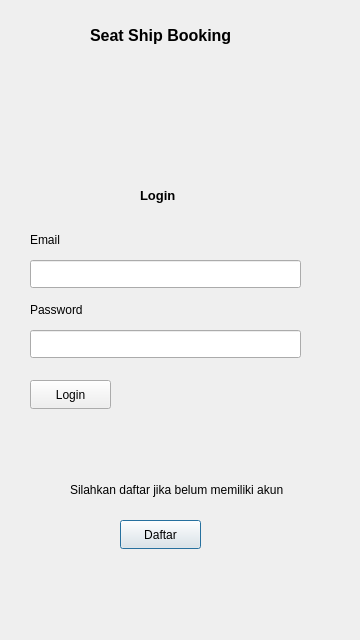
<?xml version="1.0" encoding="UTF-8"?>
<ui version="4.0">
 <class>login_penumpang</class>
 <widget class="QDialog" name="login_penumpang">
  <property name="geometry">
   <rect>
    <x>0</x>
    <y>0</y>
    <width>360</width>
    <height>640</height>
   </rect>
  </property>
  <property name="minimumSize">
   <size>
    <width>360</width>
    <height>640</height>
   </size>
  </property>
  <property name="maximumSize">
   <size>
    <width>360</width>
    <height>640</height>
   </size>
  </property>
  <property name="windowTitle">
   <string>Seat Ship Booking</string>
  </property>
  <property name="windowIcon">
   <iconset>
    <normaloff>../../../Downloads/ship-icon_34102.png</normaloff>../../../Downloads/ship-icon_34102.png</iconset>
  </property>
  <widget class="QLineEdit" name="lineEdit">
   <property name="geometry">
    <rect>
     <x>30</x>
     <y>260</y>
     <width>271</width>
     <height>28</height>
    </rect>
   </property>
  </widget>
  <widget class="QLabel" name="label_4">
   <property name="geometry">
    <rect>
     <x>30</x>
     <y>230</y>
     <width>63</width>
     <height>20</height>
    </rect>
   </property>
   <property name="text">
    <string>Email</string>
   </property>
  </widget>
  <widget class="QLabel" name="label_5">
   <property name="geometry">
    <rect>
     <x>30</x>
     <y>300</y>
     <width>71</width>
     <height>20</height>
    </rect>
   </property>
   <property name="text">
    <string>Password</string>
   </property>
  </widget>
  <widget class="QLabel" name="label_3">
   <property name="geometry">
    <rect>
     <x>140</x>
     <y>180</y>
     <width>51</width>
     <height>31</height>
    </rect>
   </property>
   <property name="font">
    <font>
     <pointsize>10</pointsize>
     <bold>true</bold>
    </font>
   </property>
   <property name="text">
    <string>Login </string>
   </property>
  </widget>
  <widget class="QPushButton" name="pushButton_2">
   <property name="geometry">
    <rect>
     <x>120</x>
     <y>520</y>
     <width>81</width>
     <height>29</height>
    </rect>
   </property>
   <property name="text">
    <string>Daftar</string>
   </property>
  </widget>
  <widget class="QLabel" name="label">
   <property name="geometry">
    <rect>
     <x>90</x>
     <y>20</y>
     <width>171</width>
     <height>31</height>
    </rect>
   </property>
   <property name="font">
    <font>
     <pointsize>12</pointsize>
     <bold>true</bold>
    </font>
   </property>
   <property name="text">
    <string>Seat Ship Booking</string>
   </property>
  </widget>
  <widget class="QLabel" name="label_2">
   <property name="geometry">
    <rect>
     <x>130</x>
     <y>60</y>
     <width>81</width>
     <height>81</height>
    </rect>
   </property>
   <property name="text">
    <string/>
   </property>
   <property name="pixmap">
    <pixmap>../../../Downloads/ship-icon_34102.png</pixmap>
   </property>
   <property name="scaledContents">
    <bool>true</bool>
   </property>
  </widget>
  <widget class="QLineEdit" name="lineEdit_2">
   <property name="geometry">
    <rect>
     <x>30</x>
     <y>330</y>
     <width>271</width>
     <height>28</height>
    </rect>
   </property>
   <property name="text">
    <string/>
   </property>
  </widget>
  <widget class="QLabel" name="label_6">
   <property name="geometry">
    <rect>
     <x>70</x>
     <y>480</y>
     <width>271</width>
     <height>20</height>
    </rect>
   </property>
   <property name="text">
    <string>Silahkan daftar jika belum memiliki akun</string>
   </property>
  </widget>
  <widget class="QPushButton" name="pushButton">
   <property name="geometry">
    <rect>
     <x>30</x>
     <y>380</y>
     <width>81</width>
     <height>29</height>
    </rect>
   </property>
   <property name="text">
    <string>Login</string>
   </property>
  </widget>
 </widget>
 <resources/>
 <connections/>
</ui>
